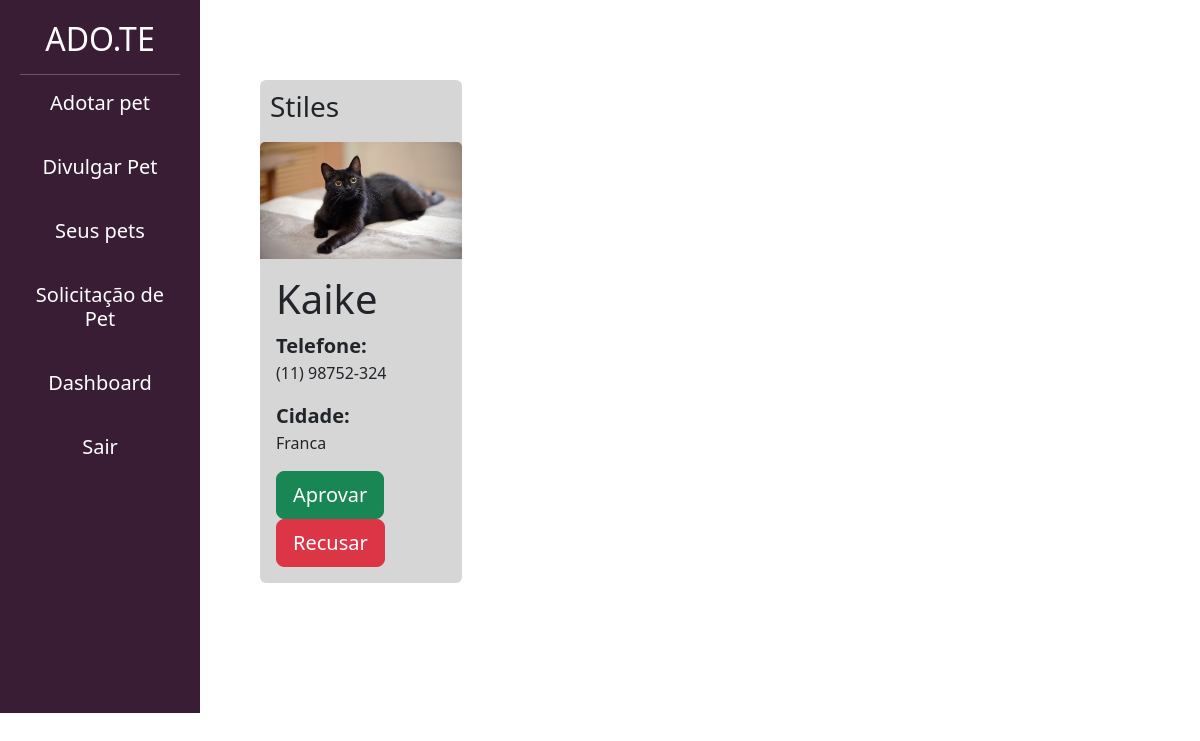
Screenshot of /divulgar/ver_pedido_adocao/ (signed in) with the database file from the repository.
### adotar/models.py (models this page shows, shortened)
class PedidoAdocao(models.Model):
    choices_status = (
        ('AG', 'Aguardando aprovação'),
        ('AP', 'Aprovado'),
        ('R', 'Recusado')
    )
    pet = models.ForeignKey(Pet, on_delete=models.DO_NOTHING)
    usuario = models.ForeignKey(User, on_delete=models.DO_NOTHING)
    data = models.DateTimeField()
    status = models.CharField(max_length=2, choices=choices_status, default='AG')

### divulgar/models.py (models this page shows, shortened)
class Pet(models.Model):
    foto = models.ImageField(upload_to='fotos_pets')
    choices_status = (('P', 'Para adoção'), ('A', 'Adotado'))
    usuario = models.ForeignKey(User, on_delete=models.DO_NOTHING)
    nome = models.CharField(max_length=100)
    descricao = models.TextField()
    estado = models.CharField(max_length=50)
    cidade = models.CharField(max_length=50)
    telefone = models.CharField(max_length=14)
    tags = models.ManyToManyField(Tag)
    raca = models.ForeignKey(Raca, on_delete=models.DO_NOTHING)
    status = models.CharField(max_length=1,choices=choices_status, default='P')

### divulgar/views.py (the view)
# urls.py: path('ver_pedido_adocao/', views.ver_pedido_adocao, name="ver_pedido_adocao"),
@login_required
def ver_pedido_adocao(request):
    if request.method == "GET":
        pedidos = PedidoAdocao.objects.filter(pet__usuario=request.user).filter(status="AG")
        return render(request, 'ver_pedido_adocao.html', {'pedidos': pedidos})

### divulgar/templates/ver_pedido_adocao.html (shortened to what this page needs)
{% load static %}
<!doctype html>
<html lang="pt-BR">
    <head>
    <link href="https://cdn.jsdelivr.net/npm/bootstrap@5.3.0-alpha1/dist/css/bootstrap.min.css" rel="stylesheet">
    <link href="{% static 'usuarios/css/cadastro.css' %}" rel="stylesheet">
    <link href="{% static 'divulgar/css/novo_pet.css' %}" rel="stylesheet">
    <link href="{% static 'divulgar/css/seus_pet.css' %}" rel="stylesheet">
    <link href="{% static 'adotar/css/listar_pets.css' %}" rel="stylesheet">
    </head>
    <body>
        <div class="container-fluid">
            <div class="row">
                <div style='height: 713px;' class="col-md-2 bg-side-plataforma sidebar">
                    <h2>ADO.TE</h2>
                    <hr>
                    <h5><a class="navegação" href="/adotar/">Adotar pet</a><h5/><br>
                        <h5><a class="navegação" href="/divulgar/novo_pet/">Divulgar Pet</a><h5/><br>
                        <h5><a class="navegação" href="/divulgar/seus_pets/">Seus pets</a><h5/><br>
                        <h5><a class="navegação" href="/divulgar/ver_pedido_adocao/">Solicitação de Pet</a><h5/><br>
                        <h5><a class="navegação" href="/divulgar/dashboard/">Dashboard</a><h5/><br>
                        <h5><a class="navegação" href="/auth/sair/">Sair</a><h5/>
                </div>
                <div style="padding:60px" class="col-md">
                    <div class="row">
                        {% if not pedidos %}
                            <div style='margin-left: 150px; width: 920px;' class='box'>
                                <h1 class='alert' style='color: #A24D52;display: flex; justify-content: center;'>Você não possui solicitações no momento! 🙁</h1>
                            </div>
                        {% else %}
                            {% for pedido in pedidos %}
                                <div class="col-md-3" style="margin-top: 20px;">
                                    <div class="card" style="background-color: #D6D6D6; border:none;">
                                        <div style="padding:10px">
                                            <h3 clas="span-bold">{{pedido.pet.nome}}</h3>
                                        </div>
                                        <img class="card-img-top" src="{{pedido.pet.foto.url}}">
                                        <div class="card-body">
                                            <h1 class="card-title">{{pedido.usuario.username}}</h1>
                                            <span class="span-bold2">Telefone:</span>
                                            <p>{{pedido.pet.telefone}}</p>
                                            <span class="span-bold2">Cidade:</span>
                                            <p>{{pedido.pet.cidade}}</p>
                                            <a href="{%url 'processa_pedido_adocao' pedido.id%}?status=A" class="btn btn-success btn-lg">Aprovar</a>
                                            <a href="{%url 'processa_pedido_adocao' pedido.id%}?status=R" class="btn btn-danger btn-lg">Recusar</a>
                                        </div>
                                    </div>
                                </div>
                            {% endfor %}
                        {% endif %}
                    </div>
                </div>
            </div>
        </div>
    </body>
</html>

### templates/static/divulgar/css/novo_pet.css (style rules this page uses)
.sidebar { text-align: center; padding: 20px; }
.navegação { display: flex; justify-content: center; align-items: center; text-decoration: none; color: white; }

### templates/static/divulgar/css/seus_pet.css (style rules this page uses)
.navegação { display: flex; justify-content: center; align-items: center; text-decoration: none; color: white; }

### templates/static/adotar/css/listar_pets.css (style rules this page uses)
.span-bold2 { font-weight: bold; font-size: 20px; }
.bg-side-plataforma { background-color: #391D34; color: white; }
.navegação { display: flex; justify-content: center; align-items: center; text-decoration: none; color: white; }

### rows the page displays
PedidoAdocao: pet.nome "Stiles", pet.foto (picture), usuario.username "Kaike", pet.telefone "(11) 98752-324", pet.cidade "Franca"
